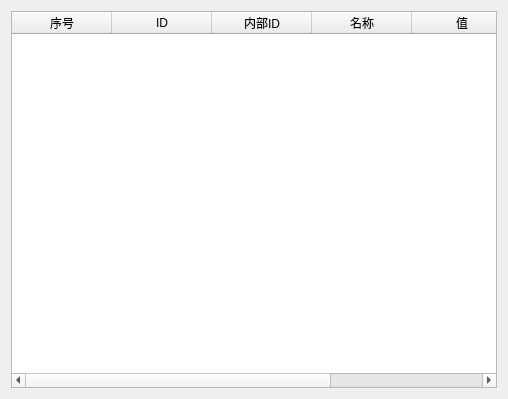
<?xml version="1.0" encoding="UTF-8"?>
<ui version="4.0">
 <class>CRealtimeAbnormalWgt</class>
 <widget class="QWidget" name="CRealtimeAbnormalWgt">
  <property name="geometry">
   <rect>
    <x>0</x>
    <y>0</y>
    <width>508</width>
    <height>399</height>
   </rect>
  </property>
  <property name="windowTitle">
   <string>CRealtimeAbnormalWgt</string>
  </property>
  <layout class="QHBoxLayout" name="horizontalLayout">
   <item>
    <widget class="QTableWidget" name="tableWidget">
     <column>
      <property name="text">
       <string>序号</string>
      </property>
     </column>
     <column>
      <property name="text">
       <string>ID</string>
      </property>
     </column>
     <column>
      <property name="text">
       <string>内部ID</string>
      </property>
     </column>
     <column>
      <property name="text">
       <string>名称</string>
      </property>
     </column>
     <column>
      <property name="text">
       <string>值</string>
      </property>
     </column>
     <column>
      <property name="text">
       <string>时间</string>
      </property>
     </column>
    </widget>
   </item>
  </layout>
 </widget>
 <layoutdefault spacing="6" margin="11"/>
 <resources/>
 <connections/>
</ui>
